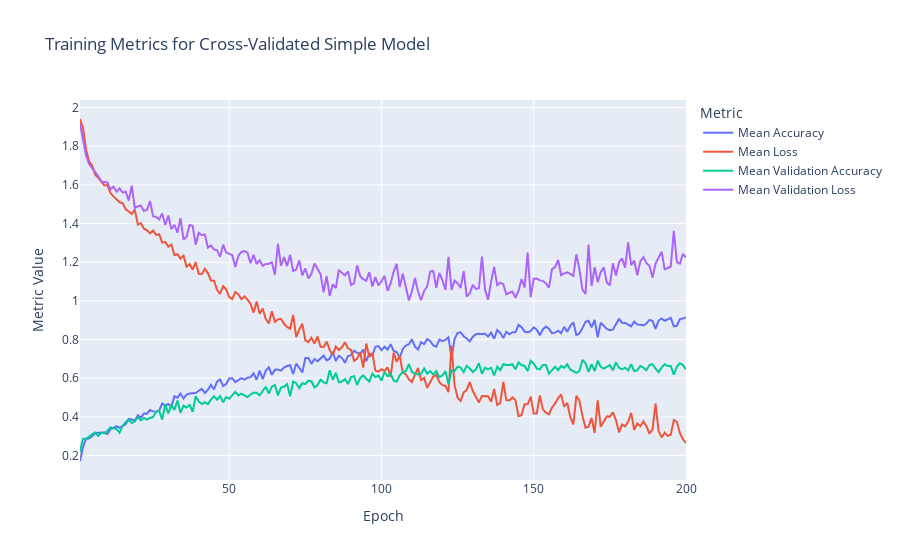

The notebook cell this image was saved under:
### Code cell
from tensorflow import keras
from tensorflow.keras import layers
import plotly.express as px
import polars as pl
from polars import col as c

def instantiate_model():
    model = keras.Sequential([
        layers.Input((design.shape[1], design.shape[2])),
        layers.LSTM(64, return_sequences = True),
        layers.LSTM(32),
        layers.Dense(7, activation = "softmax")
    ])
    model.compile(
        optimizer = "rmsprop",
        loss = "categorical_crossentropy",
        metrics = ["accuracy", "auc"]
    )
    return model

accs = []
losses = []
val_accs = []
val_losses = []
for t_index, v_index in splits:
    xt_split = x_train[t_index]
    xv_split = x_train[v_index]
    yt_split = y_train[t_index]
    yv_split = y_train[v_index]
    model = instantiate_model()
    history = model.fit(
        xt_split, yt_split,
        epochs = 200,
        batch_size = 64,
        validation_data = (xv_split, yv_split),
        verbose = False
    )
    metrics = history.history
    accs.append(metrics["accuracy"])
    losses.append(metrics["loss"])
    val_accs.append(metrics["val_accuracy"])
    val_losses.append(metrics["val_loss"])

accs = np.array(accs)
losses = np.array(losses)
val_accs = np.array(val_accs)
val_losses = np.array(val_losses)

metric_tensor = np.dstack([accs, losses, val_accs, val_losses])
means = metric_tensor.mean(axis = 0)
mean_metrics = pl.DataFrame(means, schema = ["Mean Accuracy", "Mean Loss",
                                             "Mean Validation Accuracy", "Mean Validation Loss"]) \
    .with_row_index(offset = 1) \
    .rename({"index": "Epoch"}) \
    .unpivot(index = "Epoch", value_name = "Metric Value", variable_name = "Metric")
fig = px.line(mean_metrics.to_pandas(),
              x = "Epoch", y = "Metric Value", color = "Metric",
              title = "Training Metrics for Cross-Validated Simple Model")\
    .update_layout(hovermode = "x unified")
fig.show()

### Figure 1 — Plotly figure (JSON) as saved in the notebook; plotly's stock layout.template omitted (floating-point values rounded to 4 significant figures; data arrays with more than 128 entries replaced by an {"elided": "..."} marker saying what was removed)
{"data": [{"hovertemplate": "Metric=Mean Accuracy<br>Epoch=%{x}<br>Metric Value=%{y}<extra></extra>", "legendgroup": "Mean Accuracy", "line": {"color": "#636efa", "dash": "solid"}, "marker": {"symbol": "circle"}, "mode": "lines", "name": "Mean Accuracy", "orientation": "v", "showlegend": true, "x": {"elided": "200 int values"}, "xaxis": "x", "y": {"elided": "200 float values"}, "yaxis": "y", "type": "scatter"}, {"hovertemplate": "Metric=Mean Loss<br>Epoch=%{x}<br>Metric Value=%{y}<extra></extra>", "legendgroup": "Mean Loss", "line": {"color": "#EF553B", "dash": "solid"}, "marker": {"symbol": "circle"}, "mode": "lines", "name": "Mean Loss", "orientation": "v", "showlegend": true, "x": {"elided": "200 int values"}, "xaxis": "x", "y": {"elided": "200 float values"}, "yaxis": "y", "type": "scatter"}, {"hovertemplate": "Metric=Mean Validation Accuracy<br>Epoch=%{x}<br>Metric Value=%{y}<extra></extra>", "legendgroup": "Mean Validation Accuracy", "line": {"color": "#00cc96", "dash": "solid"}, "marker": {"symbol": "circle"}, "mode": "lines", "name": "Mean Validation Accuracy", "orientation": "v", "showlegend": true, "x": {"elided": "200 int values"}, "xaxis": "x", "y": {"elided": "200 float values"}, "yaxis": "y", "type": "scatter"}, {"hovertemplate": "Metric=Mean Validation Loss<br>Epoch=%{x}<br>Metric Value=%{y}<extra></extra>", "legendgroup": "Mean Validation Loss", "line": {"color": "#ab63fa", "dash": "solid"}, "marker": {"symbol": "circle"}, "mode": "lines", "name": "Mean Validation Loss", "orientation": "v", "showlegend": true, "x": {"elided": "200 int values"}, "xaxis": "x", "y": {"elided": "200 float values"}, "yaxis": "y", "type": "scatter"}], "layout": {"xaxis": {"anchor": "y", "domain": [0.0, 1.0], "title": {"text": "Epoch"}}, "yaxis": {"anchor": "x", "domain": [0.0, 1.0], "title": {"text": "Metric Value"}}, "legend": {"title": {"text": "Metric"}, "tracegroupgap": 0}, "title": {"text": "Training Metrics for Cross-Validated Simple Model"}, "hovermode": "x unified"}}
